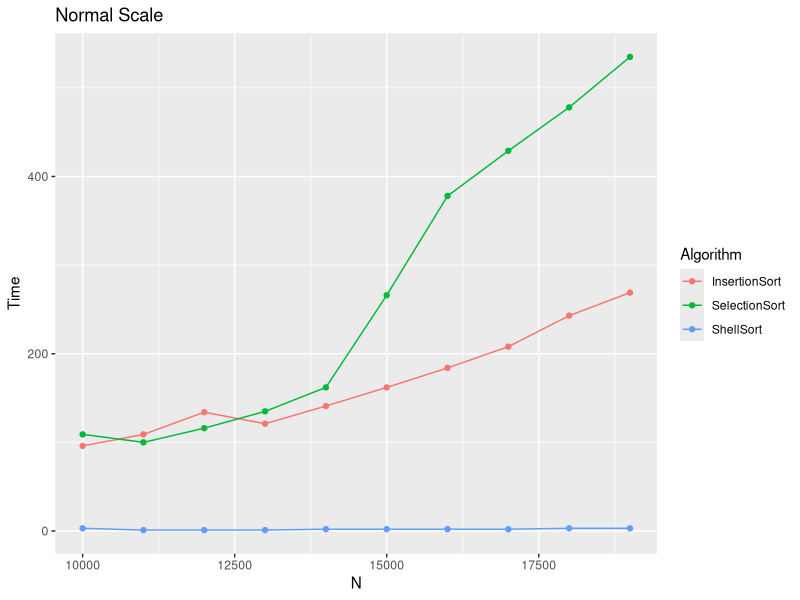
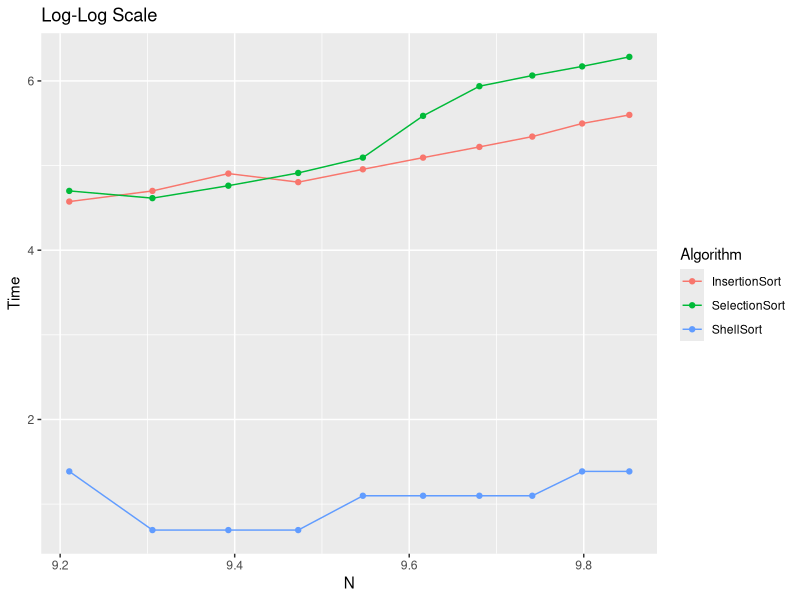

These charts were generated, in order, by the following R code:
setwd("~") # set working dir
#install.packages("ggplot2")
library(ggplot2)

data <- read.table("sort.csv", header=T, sep=",")
qplot(N, Time, data = data, geom = c("point", "line"), color = Algorithm, main = "Normal Scale")
data[1:2] <- lapply(data[1:2], log1p) # x -> log(x+1)
qplot(N, Time, data = data, geom = c("point", "line"), color = Algorithm, main = "Log-Log Scale")

lm(formula = Time ~ N, data = data, subset = data$Algorithm=="SelectionSort")
